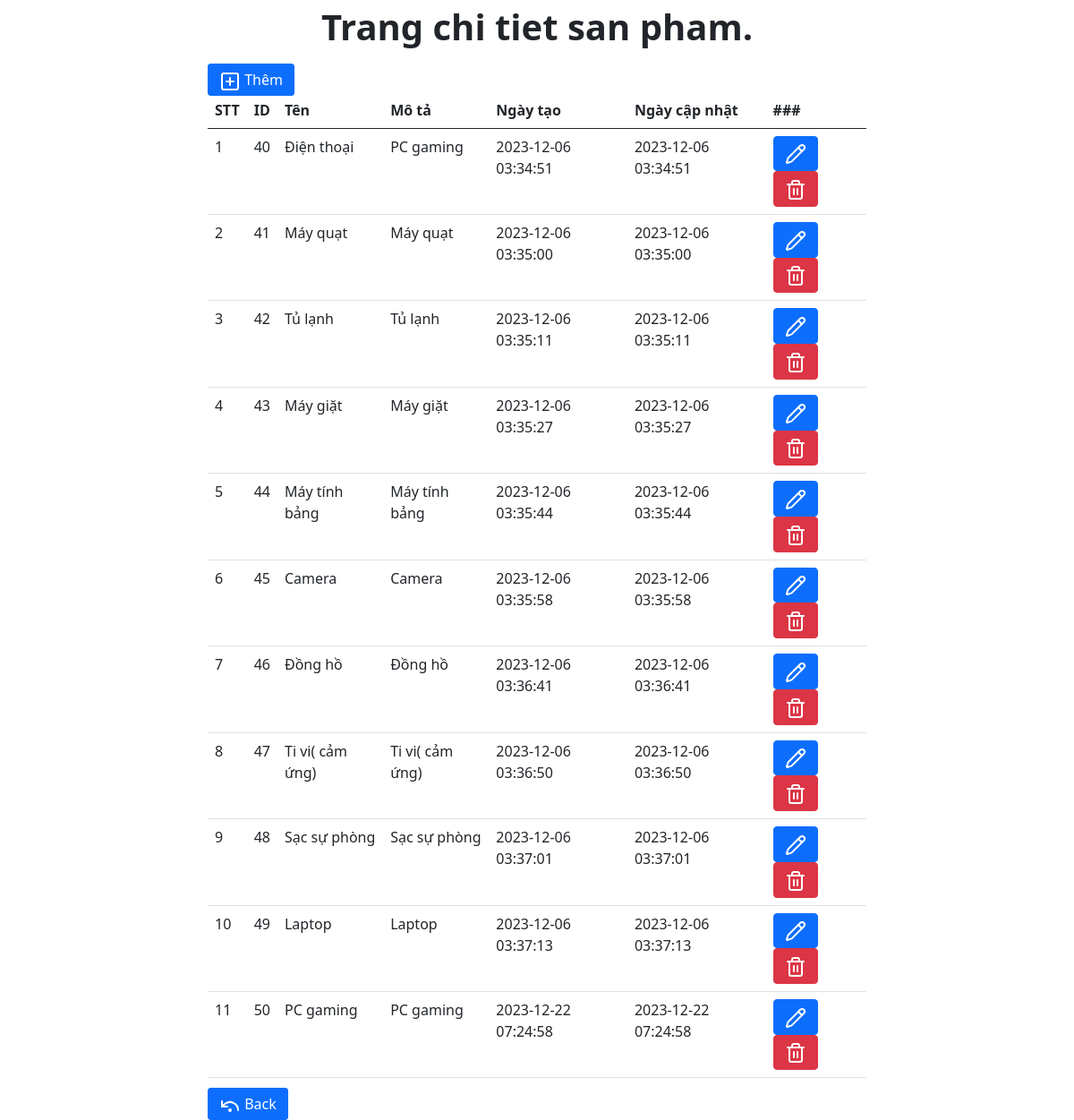
Screenshot of /doan_thaytung/dashboard/categories/index.php with the database file from the repository.
### tables this page shows
CREATE TABLE `categories` (
  `id` int(11) NOT NULL,
  `name` varchar(128) DEFAULT NULL,
  `description` varchar(255) NOT NULL,
  `created_at` timestamp NULL DEFAULT current_timestamp(),
  `updated_at` timestamp NULL DEFAULT current_timestamp()
);

### doan_thaytung/functions.php (called while the page is built, shortened)
<?php
function showAllCategories()
{
    global $conn;
    $query = "SELECT * FROM categories";
    $result = mysqli_query($conn, $query);
    $categories = [];
    if ($result && $result->num_rows > 0) {
        $rowNum = 1;
        while ($row = $result->fetch_assoc()) {
            $categories[] = array(
                "index" => $rowNum++,
                "id" => $row['id'],
                "name" => $row['name'],
                "description" => $row['description'],
                "created_at" => $row['created_at'],
                "updated_at" => $row['updated_at'],
            );
        }
    }
    return $categories;
}
$categories = showAllCategories();

### doan_thaytung/dashboard/categories/index.php (the view)
<?php
include_once "../../connect.php";
include_once "../../functions.php";
showAllCategories();
include_once "../includes/header.php";
?>
     <div class="container">
        <div class="row">
            <div class="col-8 mx-auto">
                <p class="fw-bold text-center fs-1">Trang chi tiet san pham.</p>
                    <a href="./created.php" class="btn btn-primary d-inline"><i data-lucide="plus-square"></i> Thêm</a>
                <table class="table table-hover">
                    <thead>
                        <tr>
                            <th>STT</th>
                            <th>ID</th>
                            <th>Tên</th>
                            <th>Mô tả</th>
                            <th>Ngày tạo</th>
                            <th>Ngày cập nhật</th>
                            <th>###</th>
                        </tr>
                    <tbody>
                        <?php foreach($categories as $cat){ ?>
                        <tr>
                            <td><?php echo $cat['index']?></td>
                            <td><?php echo $cat['id']?></td>
                            <td><?php echo $cat['name']?></td>
                            <td><?php echo $cat['description']?></td>
                            <td><?php echo $cat['created_at']?></td>
                            <td><?php echo $cat['updated_at']?></td>
                            <td>
                                <a href="./edit.php ?id=<?php echo $cat['id']?>" class="btn btn-primary"><i data-lucide="pencil"></i></a>
                                <a href="./delete.php ?id=<?php echo $cat['id']?>" class="btn btn-danger"><i data-lucide="trash"></i></a>
                            </td>
                        </tr>
                        <?php } ?>
                    </tbody>
                    </thead>
                </table>
                <a href="../views_admin/index.php" class="btn btn-primary d-inline"><i data-lucide="undo-dot"></i> Back</a>
            </div>
        </div>
    </div>
    <?php
    include_once "../includes/footer.php";
    ?>

### rows the page displays
categories: index "1", id "40", name "Điện thoại", description "PC gaming", created_at "2023-12-06 03:34:51", updated_at "2023-12-06 03:34:51"
categories: index "2", id "41", name "Máy quạt", description "Máy quạt", created_at "2023-12-06 03:35:00", updated_at "2023-12-06 03:35:00"
categories: index "3", id "42", name "Tủ lạnh", description "Tủ lạnh", created_at "2023-12-06 03:35:11", updated_at "2023-12-06 03:35:11"
categories: index "4", id "43", name "Máy giặt", description "Máy giặt", created_at "2023-12-06 03:35:27", updated_at "2023-12-06 03:35:27"
categories: index "5", id "44", name "Máy tính bảng", description "Máy tính bảng", created_at "2023-12-06 03:35:44", updated_at "2023-12-06 03:35:44"
categories: index "6", id "45", name "Camera", description "Camera", created_at "2023-12-06 03:35:58", updated_at "2023-12-06 03:35:58"
categories: index "7", id "46", name "Đồng hồ", description "Đồng hồ", created_at "2023-12-06 03:36:41", updated_at "2023-12-06 03:36:41"
categories: index "8", id "47", name "Ti vi( cảm ứng)", description "Ti vi( cảm ứng)", created_at "2023-12-06 03:36:50", updated_at "2023-12-06 03:36:50"
categories: index "9", id "48", name "Sạc sự phòng", description "Sạc sự phòng", created_at "2023-12-06 03:37:01", updated_at "2023-12-06 03:37:01"
categories: index "10", id "49", name "Laptop", description "Laptop", created_at "2023-12-06 03:37:13", updated_at "2023-12-06 03:37:13"
categories: index "11", id "50", name "PC gaming", description "PC gaming", created_at "2023-12-22 07:24:58", updated_at "2023-12-22 07:24:58"
